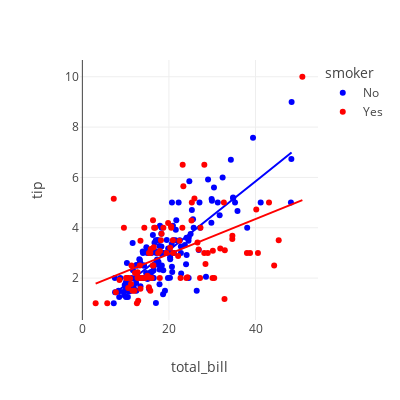

The notebook cell saved with this chart:
### Code cell
import plotly.express as px

px.scatter(
    tip_df, x='total_bill', y='tip',
    color='smoker',               # 범주형 색상 매핑
    trendline='ols',
    color_discrete_map={'Yes':'red', 'No':'blue'},  # 색 직접 지정
    width=400, height=400
)

### Figure 1 — Plotly figure (JSON) as saved in the notebook; plotly's stock layout.template omitted (floating-point values rounded to 4 significant figures; data arrays with more than 128 entries replaced by an {"elided": "..."} marker saying what was removed)
{"data": [{"hovertemplate": "smoker=No<br>total_bill=%{x}<br>tip=%{y}<extra></extra>", "legendgroup": "No", "marker": {"color": "blue", "symbol": "circle"}, "mode": "markers", "name": "No", "orientation": "v", "showlegend": true, "type": "scatter", "x": {"elided": "151 float values"}, "xaxis": "x", "y": {"elided": "151 float values"}, "yaxis": "y"}, {"hovertemplate": "<b>OLS trendline</b><br>tip = 0.137156 * total_bill + 0.360069<br>R<sup>2</sup>=0.675984<br><br>smoker=No<br>total_bill=%{x}<br>tip=%{y} <b>(trend)</b><extra></extra>", "legendgroup": "No", "marker": {"color": "blue", "symbol": "circle"}, "mode": "lines", "name": "No", "showlegend": false, "type": "scatter", "x": {"elided": "151 float values"}, "xaxis": "x", "y": {"elided": "151 float values"}, "yaxis": "y"}, {"hovertemplate": "smoker=Yes<br>total_bill=%{x}<br>tip=%{y}<extra></extra>", "legendgroup": "Yes", "marker": {"color": "red", "symbol": "circle"}, "mode": "markers", "name": "Yes", "orientation": "v", "showlegend": true, "type": "scatter", "x": [38.01, 11.24, 20.29, 13.81, 11.02, 18.29, 3.07, 15.01, 26.86, 25.28, 17.92, 19.44, 32.68, 28.97, 5.75, 16.32, 40.17, 27.28, 12.03, 21.01, 11.35, 15.38, 44.3, 22.42, 15.36, 20.49, 25.21, 14.31, 16.0, 17.51, 10.59, 10.63, 50.81, 15.81, 7.25, 31.85, 16.82, 32.9, 17.89, 14.48, 9.6, 34.63, 34.65, 23.33, 45.35, 23.17, 40.55, 20.9, 30.46, 18.15, 23.1, 15.69, 19.81, 28.44, 15.48, 16.58, 10.34, 43.11, 13.0, 13.51, 18.71, 12.74, 13.0, 16.4, 20.53, 16.47, 26.59, 38.73, 24.27, 12.76, 30.06, 25.89, 13.27, 28.17, 12.9, 28.15, 11.59, 7.74, 30.14, 12.16, 13.42, 8.58, 13.42, 16.27, 10.09, 22.12, 24.01, 15.69, 15.53, 12.6, 32.83, 27.18, 22.67], "xaxis": "x", "y": [3.0, 1.76, 3.21, 2.0, 1.98, 3.76, 1.0, 2.09, 3.14, 5.0, 3.08, 3.0, 5.0, 3.0, 1.0, 4.3, 4.73, 4.0, 1.5, 3.0, 2.5, 3.0, 2.5, 3.48, 1.64, 4.06, 4.29, 4.0, 2.0, 3.0, 1.61, 2.0, 10.0, 3.16, 5.15, 3.18, 4.0, 3.11, 2.0, 2.0, 4.0, 3.55, 3.68, 5.65, 3.5, 6.5, 3.0, 3.5, 2.0, 3.5, 4.0, 1.5, 4.19, 2.56, 2.02, 4.0, 2.0, 5.0, 2.0, 2.0, 4.0, 2.01, 2.0, 2.5, 4.0, 3.23, 3.41, 3.0, 2.03, 2.23, 2.0, 5.16, 2.5, 6.5, 1.1, 3.0, 1.5, 1.44, 3.09, 2.2, 3.48, 1.92, 1.58, 2.5, 2.0, 2.88, 2.0, 3.0, 3.0, 1.0, 1.17, 2.0, 2.0], "yaxis": "y"}, {"hovertemplate": "<b>OLS trendline</b><br>tip = 0.0695902 * total_bill + 1.56427<br>R<sup>2</sup>=0.238357<br><br>smoker=Yes<br>total_bill=%{x}<br>tip=%{y} <b>(trend)</b><extra></extra>", "legendgroup": "Yes", "marker": {"color": "red", "symbol": "circle"}, "mode": "lines", "name": "Yes", "showlegend": false, "type": "scatter", "x": [3.07, 5.75, 7.25, 7.74, 8.58, 9.6, 10.09, 10.34, 10.59, 10.63, 11.02, 11.24, 11.35, 11.59, 12.03, 12.16, 12.6, 12.74, 12.76, 12.9, 13.0, 13.0, 13.27, 13.42, 13.42, 13.51, 13.81, 14.31, 14.48, 15.01, 15.36, 15.38, 15.48, 15.53, 15.69, 15.69, 15.81, 16.0, 16.27, 16.32, 16.4, 16.47, 16.58, 16.82, 17.51, 17.89, 17.92, 18.15, 18.29, 18.71, 19.44, 19.81, 20.29, 20.49, 20.53, 20.9, 21.01, 22.12, 22.42, 22.67, 23.1, 23.17, 23.33, 24.01, 24.27, 25.21, 25.28, 25.89, 26.59, 26.86, 27.18, 27.28, 28.15, 28.17, 28.44, 28.97, 30.06, 30.14, 30.46, 31.85, 32.68, 32.83, 32.9, 34.63, 34.65, 38.01, 38.73, 40.17, 40.55, 43.11, 44.3, 45.35, 50.81], "xaxis": "x", "y": [1.778, 1.964, 2.069, 2.103, 2.161, 2.232, 2.266, 2.284, 2.301, 2.304, 2.331, 2.346, 2.354, 2.371, 2.401, 2.41, 2.441, 2.451, 2.452, 2.462, 2.469, 2.469, 2.488, 2.498, 2.498, 2.504, 2.525, 2.56, 2.572, 2.609, 2.633, 2.635, 2.642, 2.645, 2.656, 2.656, 2.664, 2.678, 2.697, 2.7, 2.706, 2.71, 2.718, 2.735, 2.783, 2.809, 2.811, 2.827, 2.837, 2.866, 2.917, 2.943, 2.976, 2.99, 2.993, 3.019, 3.026, 3.104, 3.124, 3.142, 3.172, 3.177, 3.188, 3.235, 3.253, 3.319, 3.324, 3.366, 3.415, 3.433, 3.456, 3.463, 3.523, 3.525, 3.543, 3.58, 3.656, 3.662, 3.684, 3.781, 3.838, 3.849, 3.854, 3.974, 3.976, 4.209, 4.26, 4.36, 4.386, 4.564, 4.647, 4.72, 5.1], "yaxis": "y"}], "layout": {"height": 400, "legend": {"title": {"text": "smoker"}, "tracegroupgap": 0}, "margin": {"t": 60}, "width": 400, "xaxis": {"anchor": "y", "domain": [0, 1], "title": {"text": "total_bill"}}, "yaxis": {"anchor": "x", "domain": [0, 1], "title": {"text": "tip"}}}}
